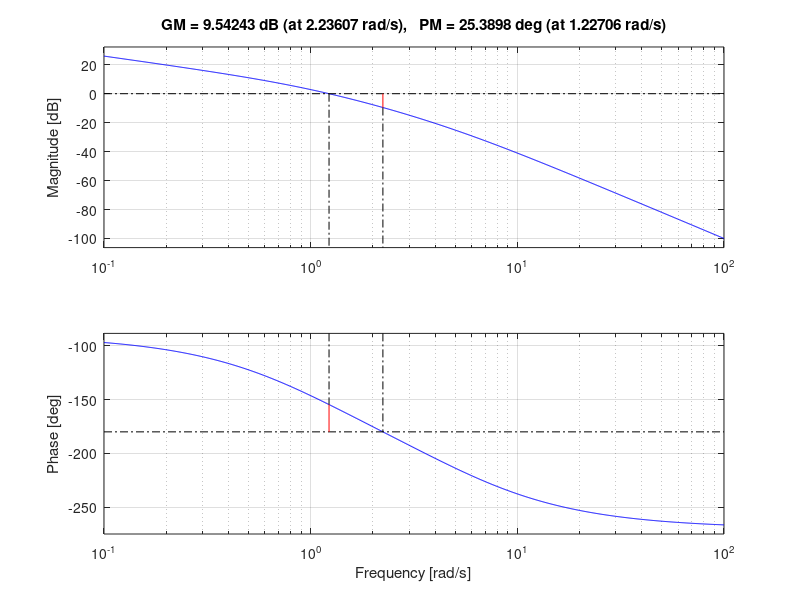
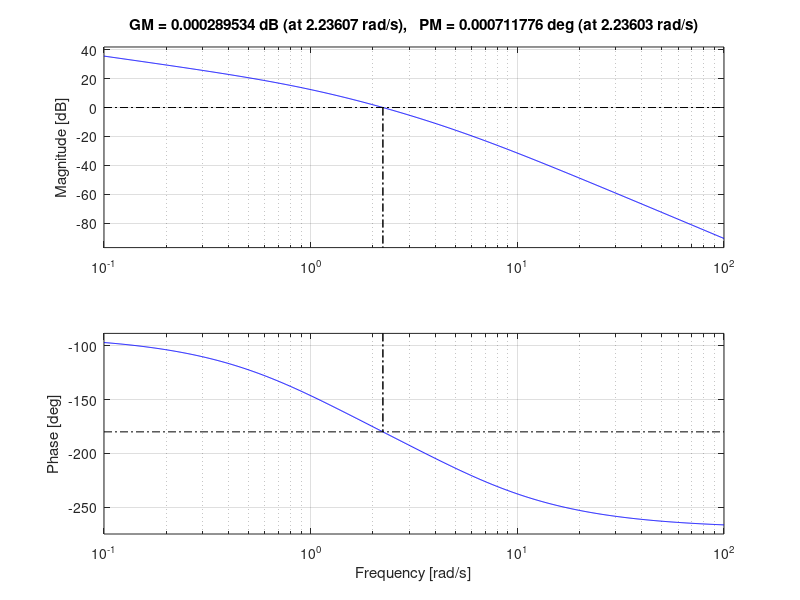
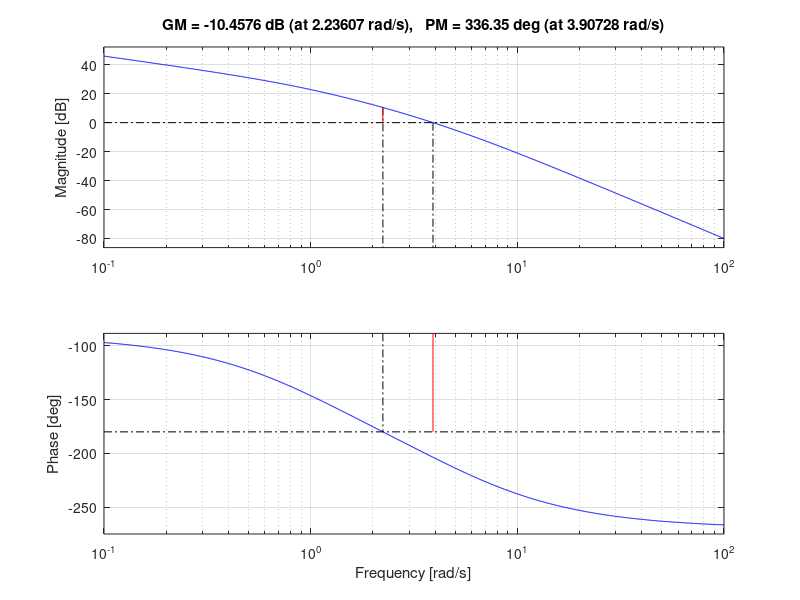

These figures' MATLAB source, in order:
% Define common denominator
d = conv(conv([1 1], [1 5]), [1 0]);  % Denominator doesn't change

% --- System 1 ---
n1 = 10;
sys1 = tf(n1, d);
figure;                      % Open new figure
margin(sys1);                % Plot gain/phase margin for sys1
%title('System 1: n = 10');

% --- System 2 ---
n2 = 29.999;
sys2 = tf(n2, d);
figure;                      % Open new figure
margin(sys2);
%title('System 2: n = 29.999');

% --- System 3 ---
n3 = 100;
sys3 = tf(n3, d);
figure;                      % Open new figure
margin(sys3);
%title('System 3: n = 100');
